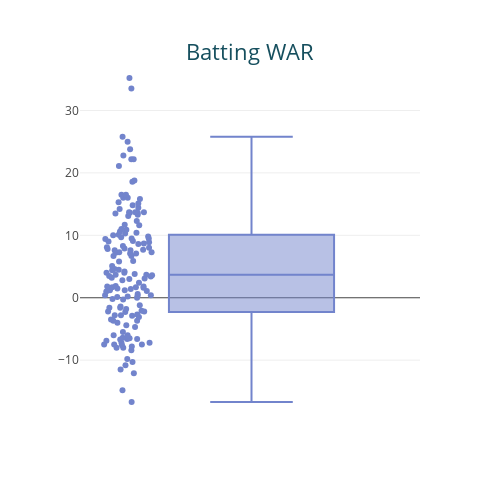

Notebook code for this chart:
### Code cell
fig_12 = px.box(
    df.query("Season==2023"),
    y = "Bat",
    points="all",
    hover_name = "Name",
    height = 500,
    width = 500,
)

fig_12.update_traces(marker=dict(color="#7284cc"))

fig_12.update_layout(
    title=dict(text="Batting WAR", font=dict(size=22), automargin=True, yref='paper'),
    title_font_color="#164f5e",
    yaxis=dict(title=""),
    xaxis=dict(title="")
)

### Figure 1 — Plotly figure (JSON) as saved in the notebook; plotly's stock layout.template omitted (floating-point values rounded to 4 significant figures; data arrays with more than 128 entries replaced by an {"elided": "..."} marker saying what was removed)
{"data": [{"alignmentgroup": "True", "boxpoints": "all", "hovertemplate": "<b>%{hovertext}</b><br><br>Bat=%{y}<extra></extra>", "hovertext": {"elided": "151 str values"}, "legendgroup": "", "marker": {"color": "#7284cc"}, "name": "", "notched": false, "offsetgroup": "", "orientation": "v", "showlegend": false, "type": "box", "x0": " ", "xaxis": "x", "y": {"elided": "151 float values"}, "y0": " ", "yaxis": "y"}], "layout": {"boxmode": "group", "height": 500, "legend": {"tracegroupgap": 0}, "margin": {"t": 60}, "title": {"automargin": true, "font": {"color": "#164f5e", "size": 22}, "text": "Batting WAR", "yref": "paper"}, "width": 500, "xaxis": {"anchor": "y", "domain": [0, 1], "title": {"text": ""}}, "yaxis": {"anchor": "x", "domain": [0, 1], "title": {"text": ""}}}}
